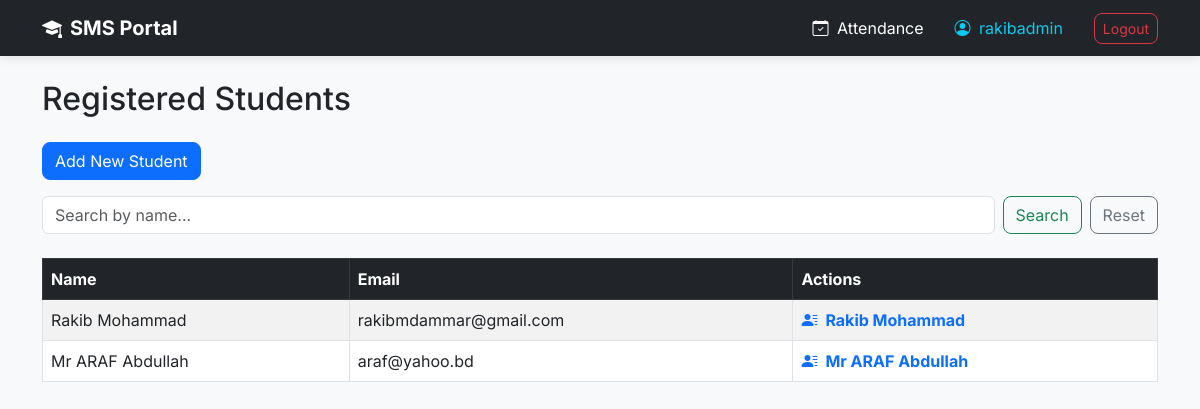
/students/ (signed in), run on an earlier commit of the app's database.
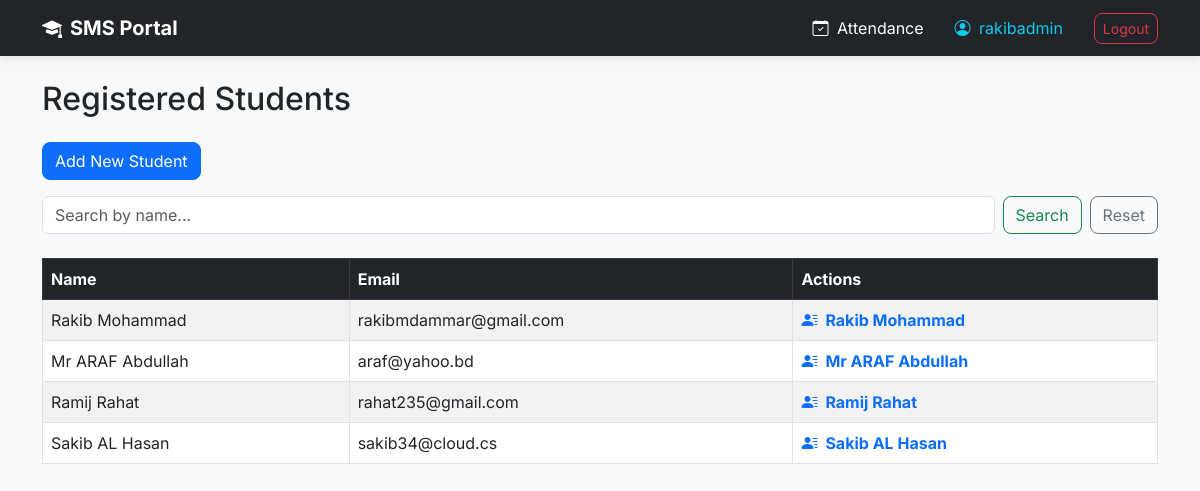
And on a later commit of the database.
### students/models.py (models this page shows, shortened)
class Student(models.Model):
    first_name = models.CharField(max_length=100)
    last_name = models.CharField(max_length=100)
    email = models.EmailField(unique=True)
    enrollment_date = models.DateField(auto_now_add=True)

### students/views.py (the view)
# urls.py: path('students/', views.student_list, name='student_list'),
@login_required
def student_list(request):
    query = request.GET.get('search')
    if query:
        all_students = Student.objects.filter(
            models.Q(first_name__icontains=query) |
            models.Q(last_name__icontains=query)
        )
    else:
        all_students = Student.objects.all()
    return render(request, 'students/student_list.html', {'students': all_students})

### students/templates/students/student_list.html
{% extends 'students/base.html' %}
{% block content %}
    <h2 class="mb-4">Registered Students</h2>
    <a href="{% url 'add_student' %}" class="btn btn-primary mb-3">Add New Student</a>
    <form method="GET" class="d-flex mb-4">
        <input class="form-control me-2" type="search" name="search"
               placeholder="Search by name..." value="{{ request.GET.search }}">
        <button class="btn btn-outline-success" type="submit">Search</button>
        <a href="{% url 'student_list' %}" class="btn btn-outline-secondary ms-2">Reset</a>
    </form>
    <table class="table table-striped table-bordered">
    <thead class="table-dark">
        <tr>
            <th>Name</th>
            <th>Email</th>
            <th>Actions</th> </tr>
    </thead>
    <tbody>
        {% for student in students %}
        <tr>
            <td>{{ student.first_name }} {{ student.last_name }}</td>
            <td>{{ student.email }}</td>
            <td>
    <a href="{% url 'student_profile' student.pk %}" class="fw-bold text-primary text-decoration-none">
        <i class="bi bi-person-lines-fill me-2"></i>{{ student.first_name }} {{ student.last_name }}
    </a>
</td>
        </tr>
        {% endfor %}
    </tbody>
</table>
{% endblock %}

What changed in the data, as far as the page shows it:
added Student: first_name "Ramij", last_name "Rahat", email "rahat235@gmail.com"
added Student: first_name "Sakib AL", last_name "Hasan", email "sakib34@cloud.cs"
